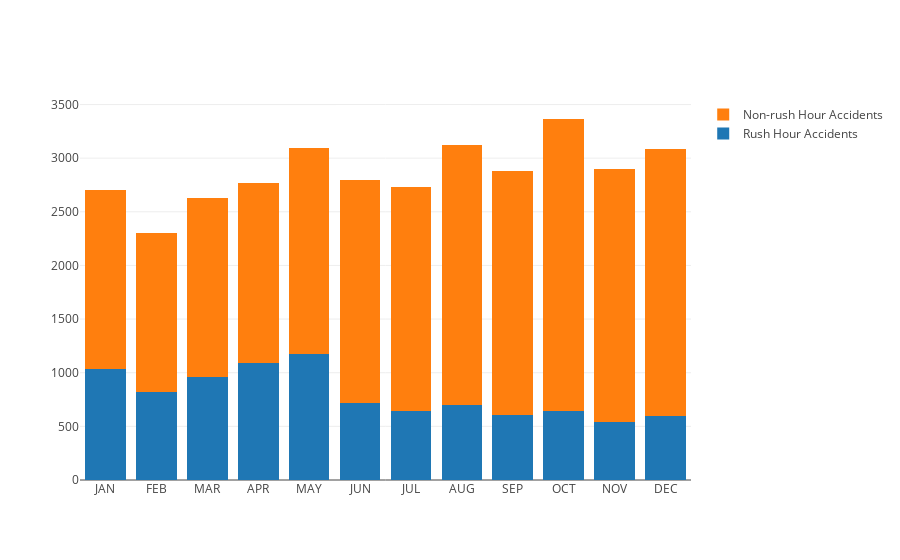

The notebook cell this image was saved under:
### Code cell
data = [trace1, trace2]
layout = go.Layout(
    barmode='stack'
)

fig = go.Figure(data=data, layout=layout)
py.offline.iplot(fig)

### Figure 1 — Plotly figure (JSON) as saved in the notebook; plotly's stock layout.template omitted (floating-point values rounded to 4 significant figures)
{"data": [{"name": "Rush Hour Accidents", "type": "bar", "uid": "3cddfa46-96e5-444c-b0ef-ff621d2953ea", "x": ["JAN", "FEB", "MAR", "APR", "MAY", "JUN", "JUL", "AUG", "SEP", "OCT", "NOV", "DEC"], "y": [1039, 820, 962, 1088, 1175, 715, 645, 696, 604, 645, 541, 598]}, {"name": "Non-rush Hour Accidents", "type": "bar", "uid": "8f481db6-b329-4274-b3db-2cfd914ac266", "x": ["JAN", "FEB", "MAR", "APR", "MAY", "JUN", "JUL", "AUG", "SEP", "OCT", "NOV", "DEC"], "y": [1665, 1482, 1666, 1685, 1920, 2084, 2083, 2423, 2280, 2720, 2356, 2489]}], "layout": {"barmode": "stack"}}
